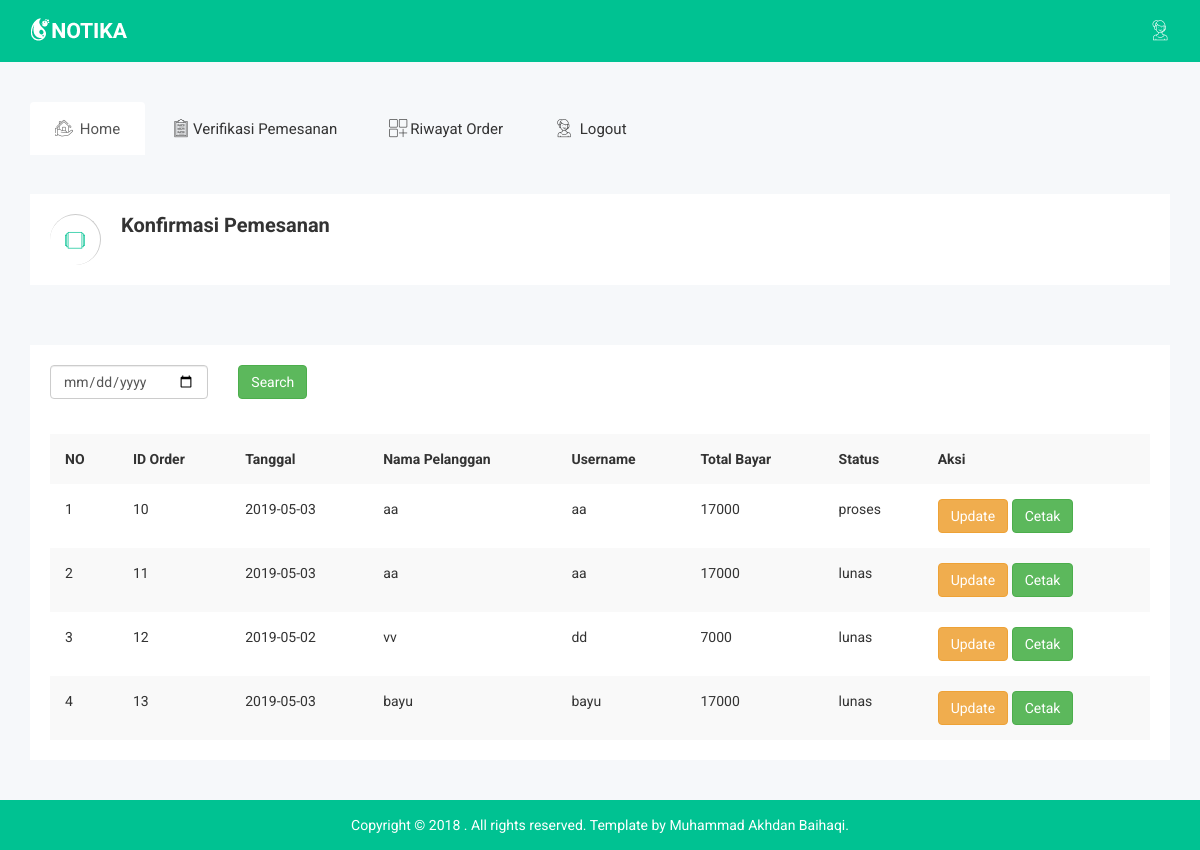
/index.php/dashboard/kasir, run on the app's committed database.
### tables this page shows
CREATE TABLE `pesan` (
  `id_order` int(11) NOT NULL,
  `tanggal` date NOT NULL,
  `status_order` varchar(50) NOT NULL,
  `id_pelanggan` int(11) NOT NULL,
  `total_bayar` varchar(50) NOT NULL
);

CREATE TABLE `pelanggan` (
  `id_pelanggan` int(11) NOT NULL,
  `nama` varchar(50) NOT NULL,
  `alamat` text NOT NULL,
  `telp` varchar(50) NOT NULL,
  `username` varchar(50) NOT NULL,
  `password` varchar(50) NOT NULL
);

### application/controllers/Dashboard.php (called while the page is built, shortened)
<?php
class Dashboard extends CI_Controller {
	public function kasir()
	{
		$this->load->model('dashboard_model');
		$data['data_pel'] = $this->dashboard_model->get_order();
		$data['konten'] = "v_konfirm";
		$this->load->view('template', $data, FALSE);
	}
}

### index.php (called while the page is built, shortened)
<?php
require_once BASEPATH.'core/CodeIgniter.php';

### application/models/Dashboard_model.php (called while the page is built, shortened)
<?php
class Dashboard_model extends CI_Model {
	public function get_order()
	{
		return $this->db->join('pelanggan', 'pelanggan.id_pelanggan = pesan.id_pelanggan')->get('pesan')->result();
	}
}

### application/views/v_konfirm.php (the view, shortened to what this page needs)
<div class="breadcomb-area">
	<div class="container">
		<div class="row">
			<div class="col-lg-12 col-md-12 col-sm-12 col-xs-12">
				<div class="breadcomb-list">
					<div class="row">
						<div class="col-lg-6 col-md-6 col-sm-6 col-xs-12">
							<div class="breadcomb-wp">
								<div class="breadcomb-icon">
									<i class="notika-icon notika-windows"></i>
								</div>
								<div class="breadcomb-ctn">
									<h2>Konfirmasi Pemesanan</h2>
								</div>
							</div>
						</div>
					</div>
				</div>
			</div>
		</div>
	</div>
</div>
<div class="normal-table-area">
	<div class="container">
		<div class="row">
			<div class="col-lg-12 col-md-12 col-sm-12 col-xs-12">
				<div class="normal-table-list mg-t-30">
					<div class="basic-tb-hd">
						<div class="row">
							<form action="<?=base_url()?>index.php/Dashboard/Search" method="post">
								<div class="col-lg12 col-md-2 col-sm-12 col-xs-12">
									<div class="form-example-int form example-st">
										<div class="form-group">
											<div class="nk-int-st">
												<input type="date" name="tanggal" class="form-control">
											</div>
										</div>
									</div>
								</div>
								<div class="col-lg-4 col-md-4 col-sm-3 col-xs-12">
									<div class = "form-example-int">
										<button class = "btn btn-success notika-btn-success" >Search</button>
									</div>
								</div>
							</form>
						</div>
					</div>
					<div class="bsc-tbl-st">
						<table class="table table-striped">
							<tr>
								<th>NO</th>
								<th>ID Order</th>
								<th>Tanggal</th>
								<th>Nama Pelanggan</th>
								<th>Username</th>
								<th>Total Bayar</th>
								<th>Status</th>
								<th>Aksi</th>
							</tr>
							<?php
							$no=0;
							foreach ($data_pel as $dt_p) {
								$no++;
								echo '<tr>
								<td>'.$no.'</td>
								<td>'.$dt_p->id_order.'</td>
								<td>'.$dt_p->tanggal.'</td>
								<td>'.$dt_p->nama.'</td>
								<td>'.$dt_p->username.'</td>
								<td>'.$dt_p->total_bayar.'</td>
								<td>'.$dt_p->status_order	.'</td>
								<td><a href="#update" class="btn btn-warning" data-toggle="modal" onclick="tm_detail('.$dt_p->id_order.')">Update</a>
								<a href='.base_url('index.php/dashboard/cetak/'.$dt_p->id_order).' class="btn btn-success">Cetak</a>
								</td>
								</tr>';
							}
							?>
						</table>
					</div>
				</div>
			</div>
		</div>
	</div>
</div>

### assets/css/main.css (style rules this page uses)
html { color: #222; font-size: 1em; line-height: 1.4; }

### data on the page
pesan: id_order "10", tanggal "2019-05-03", id_pelanggan.nama "aa", id_pelanggan.username "aa", total_bayar "17000", status_order "proses"
pesan: id_order "11", tanggal "2019-05-03", id_pelanggan.nama "aa", id_pelanggan.username "aa", total_bayar "17000", status_order "lunas"
pesan: id_order "12", tanggal "2019-05-02", id_pelanggan.nama "vv", id_pelanggan.username "dd", total_bayar "7000", status_order "lunas"
pesan: id_order "13", tanggal "2019-05-03", id_pelanggan.nama "bayu", id_pelanggan.username "bayu", total_bayar "17000", status_order "lunas"
